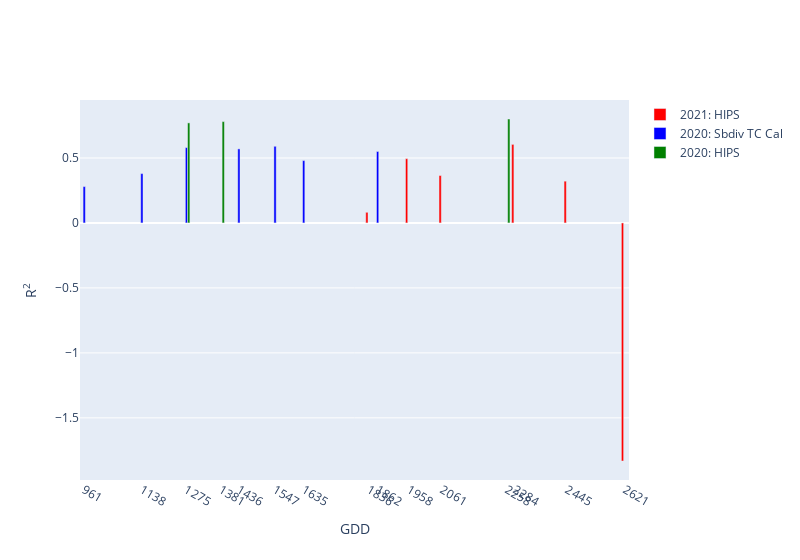

Notebook code for this chart:
### Code cell
import plotly.graph_objects as go
df=dict()
df['date']=[]
df['R2']=[]
df['GDD']=[1836,1958,2061,2284,2445,2621]
for d in range(len(date)):
    df['date'].append(date[d])
    df['R2'].append(grid.score(X_test_daily[d],y_test_daily[d]))

df=pd.DataFrame(df)
df_2020=dict()
df_2020['GDD']=[961,1138,1275,1436,1547,1635,1862]
df_2020['R2']= [0.28,0.38,0.58,0.57,0.59,0.48,0.55]

df_2020HIPS=dict()
df_2020HIPS['GDD']=[1275,1381,2258]
df_2020HIPS['R2']=[0.77,0.78,0.8]
xtick=np.hstack([df_2020['GDD'],df['GDD'],df_2020HIPS['GDD']])
# xtick=xtick[xtick!=1836]
print(xtick)
fig=go.Figure()
fig.add_trace(go.Bar(x=df['GDD'],y=df['R2'],marker_color='red',name='2021: HIPS'))
fig.add_trace(go.Bar(x=df_2020['GDD'],y=df_2020['R2'],marker_color='blue',name='2020: Sbdiv TC Cal'))
fig.add_trace(go.Bar(x=df_2020HIPS['GDD'],y=df_2020HIPS['R2'],marker_color='green',name='2020: HIPS'))

fig.update_layout(width=800,yaxis=dict(title='R<sup>2</sup>'),
    xaxis = dict(
        title='GDD',
        tickmode = 'array',
        tickvals = xtick))
fig.show()

### Figure 1 — Plotly figure (JSON) as saved in the notebook; plotly's stock layout.template omitted (floating-point values rounded to 4 significant figures)
{"data": [{"marker": {"color": "red"}, "name": "2021: HIPS", "type": "bar", "x": [1836, 1958, 2061, 2284, 2445, 2621], "y": [0.08199, 0.4946, 0.365, 0.6046, 0.3216, -1.832]}, {"marker": {"color": "blue"}, "name": "2020: Sbdiv TC Cal", "type": "bar", "x": [961, 1138, 1275, 1436, 1547, 1635, 1862], "y": [0.28, 0.38, 0.58, 0.57, 0.59, 0.48, 0.55]}, {"marker": {"color": "green"}, "name": "2020: HIPS", "type": "bar", "x": [1275, 1381, 2258], "y": [0.77, 0.78, 0.8]}], "layout": {"width": 800, "xaxis": {"tickmode": "array", "tickvals": [961, 1138, 1275, 1436, 1547, 1635, 1862, 1836, 1958, 2061, 2284, 2445, 2621, 1275, 1381, 2258], "title": {"text": "GDD"}}, "yaxis": {"title": {"text": "R<sup>2</sup>"}}}}
